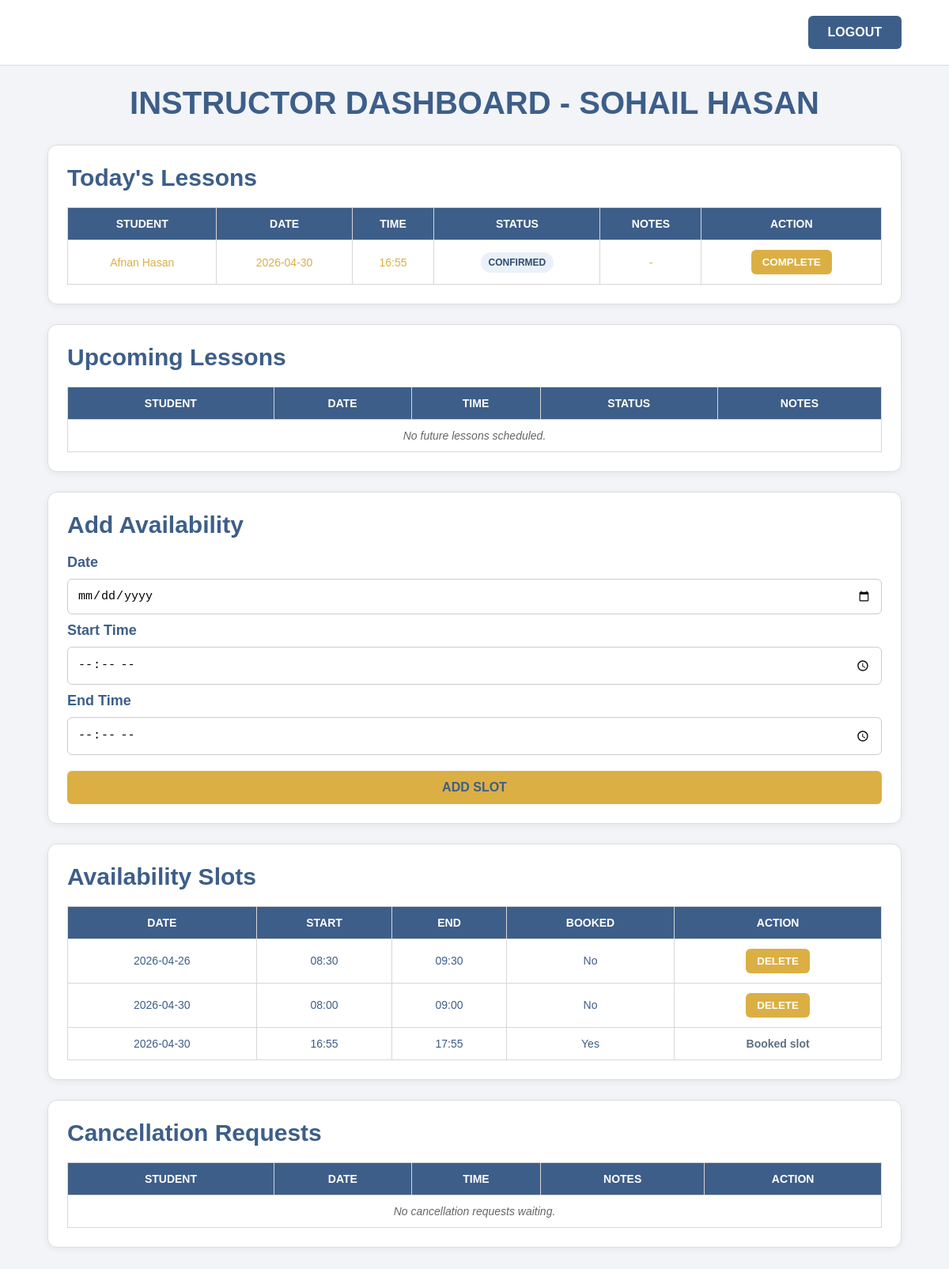
Screenshot of /instructor/dashboard.php?instructor_id=1 with the database file from the repository.
### tables this page shows
CREATE TABLE `users` (
  `user_id` int(11) NOT NULL,
  `name` varchar(100) NOT NULL,
  `email` varchar(100) NOT NULL,
  `password` varchar(100) NOT NULL,
  `phone_number` varchar(16) DEFAULT NULL,
  `license_type` enum('instructor','G1','G2','G') NOT NULL,
  `role` enum('student','instructor') NOT NULL
);

CREATE TABLE `bookings` (
  `ref_no` int(11) NOT NULL,
  `student_id` int(11) NOT NULL,
  `instructor_id` int(11) NOT NULL DEFAULT 1,
  `availability_id` int(11) NOT NULL,
  `booking_date` date NOT NULL,
  `booking_time` time NOT NULL,
  `status` enum('confirmed','cancelled','cancel_requested') NOT NULL,
  `notes` varchar(200) DEFAULT NULL
);

CREATE TABLE `availability` (
  `id` int(11) NOT NULL,
  `instructor_id` int(11) NOT NULL DEFAULT 1,
  `date` date NOT NULL,
  `start_time` time NOT NULL,
  `end_time` time NOT NULL,
  `is_booked` tinyint(1) NOT NULL DEFAULT 0
);

### instructor/dashboard.php (the view, shortened to what this page needs)
<?php
require_once __DIR__ . "/../config/connect.php";
function get_instructor_for_dashboard(PDO $dbh): array
{
    $instructor_id = filter_input(INPUT_GET, "instructor_id", FILTER_VALIDATE_INT);
    if ($instructor_id) {
        $statement = $dbh->prepare("SELECT `user_id`, `name`, `email` FROM `users` WHERE `user_id` = ? AND `role` = 'instructor'");
        $statement->execute([$instructor_id]);
        $instructor = $statement->fetch(PDO::FETCH_ASSOC);
        if ($instructor) {
            return $instructor;
        }
    }
    return [
        "user_id" => 1,
        "name" => "Instructor",
        "email" => ""
    ];
}
function get_today_lessons(PDO $dbh, int $instructor_id): array
{
    $statement = $dbh->prepare(
        "SELECT b.ref_no,
                student.name AS student_name,
                b.booking_date,
                b.booking_time,
                b.status,
                b.notes,
                a.end_time,
                (
                    SELECT COUNT(*)
                    FROM bookings b2
                    WHERE b2.student_id = b.student_id
                    AND b2.booking_date < b.booking_date
                ) AS previous_bookings
         FROM bookings b
         INNER JOIN users student ON b.student_id = student.user_id
         LEFT JOIN availability a ON b.availability_id = a.id
         WHERE b.instructor_id = ?
           AND b.booking_date = CURDATE()
           AND b.status <> 'cancelled'
         ORDER BY b.booking_time"
    );
    $statement->execute([$instructor_id]);
    return $statement->fetchAll(PDO::FETCH_ASSOC);
}
function get_upcoming_lessons(PDO $dbh, int $instructor_id): array
{
    $statement = $dbh->prepare(
        "SELECT b.ref_no,
                student.name AS student_name,
                b.booking_date,
                b.booking_time,
                b.status,
                b.notes,
                a.end_time,
                (
                    SELECT COUNT(*)
                    FROM bookings b2
                    WHERE b2.student_id = b.student_id
                      AND b2.booking_date < b.booking_date
                ) AS previous_bookings
         FROM bookings b
         INNER JOIN users student ON b.student_id = student.user_id
         LEFT JOIN availability a ON b.availability_id = a.id
         WHERE b.instructor_id = ?
           AND b.booking_date > CURDATE()
           AND b.status <> 'cancelled'
         ORDER BY b.booking_date, b.booking_time"
    );
    $statement->execute([$instructor_id]);
    return $statement->fetchAll(PDO::FETCH_ASSOC);
}
function get_instructor_availability(PDO $dbh, int $instructor_id): array
{
    $statement = $dbh->prepare(
        "SELECT id, date, start_time, end_time, is_booked
         FROM availability
         WHERE instructor_id = ?
         ORDER BY date, start_time"
    );
    $statement->execute([$instructor_id]);
    return $statement->fetchAll(PDO::FETCH_ASSOC);
}
function get_cancellation_requests(PDO $dbh, int $instructor_id): array
{
    $statement = $dbh->prepare(
        "SELECT b.ref_no,
                b.availability_id,
                student.name AS student_name,
                b.booking_date,
                b.booking_time,
                b.notes
         FROM bookings b
         INNER JOIN users student ON b.student_id = student.user_id
         WHERE b.instructor_id = ?
           AND b.status = 'cancel_requested'
         ORDER BY b.booking_date, b.booking_time"
    );
    $statement->execute([$instructor_id]);
    return $statement->fetchAll(PDO::FETCH_ASSOC);
}
function get_instructor_query_string(int $instructor_id): string
{
    return "?instructor_id=" . urlencode((string) $instructor_id);
}
$instructor = get_instructor_for_dashboard($dbh);
$today_lessons = get_today_lessons($dbh, (int) $instructor["user_id"]);
$upcoming_lessons = get_upcoming_lessons($dbh, (int) $instructor["user_id"]);
$availability_slots = get_instructor_availability($dbh, (int) $instructor["user_id"]);
$cancellation_requests = get_cancellation_requests($dbh, (int) $instructor["user_id"]);
$query_string = get_instructor_query_string((int) $instructor["user_id"]);
$today_date = date("Y-m-d");
$logout_path = file_exists(__DIR__ . "/../auth/logout.php") ? "../auth/logout.php" : "../index.html";
?>
<!DOCTYPE html>
<html lang="en">
<head>
    <link rel="stylesheet" href="../assets/css/landingPageStyle.css">
    <link rel="stylesheet" href="../assets/css/dashboardStyle.css">
</head>
<body>
    <div class="nav-container">
        <div class="nav-right">
            <a href="<?= htmlspecialchars($logout_path) ?>" class="blue-btn">LOGOUT</a>
        </div>
    </div>
    <h1 class="dashboard-title">INSTRUCTOR DASHBOARD - <?= htmlspecialchars(strtoupper($instructor["name"])) ?></h1>
    <section class="dashboard-grid">
        <div class="dashboard-card wide-card">
            <h2>Today's Lessons</h2>
            <table class="dashboard-table">
                <thead>
                    <tr>
                        <th>STUDENT</th>
                        <th>DATE</th>
                        <th>TIME</th>
                        <th>STATUS</th>
                        <th>NOTES</th>
                        <th>ACTION</th>
                    </tr>
                </thead>
                <tbody>
                    <?php if (count($today_lessons) === 0) { ?>
                        <tr>
                            <td colspan="6" class="empty-table-message">No lessons scheduled for today.</td>
                        </tr>
                    <?php } else { ?>
                        <?php foreach ($today_lessons as $lesson) { ?>
                            <tr class="<?= ((int)$lesson['previous_bookings'] === 0) ? 'first-time-student' : '' ?>">
                                <td><?= htmlspecialchars($lesson["student_name"]) ?></td>
                                <td><?= htmlspecialchars($lesson["booking_date"]) ?></td>
                                <td><?= htmlspecialchars(substr($lesson["booking_time"], 0, 5)) ?></td>
                                <td>
                                    <span class="status-badge status-<?= htmlspecialchars($lesson["status"]) ?>">
                                        <?= htmlspecialchars(str_replace("_", " ", strtoupper($lesson["status"]))) ?>
                                    </span>
                                </td>
                                <td><?= htmlspecialchars($lesson["notes"] ?: "-") ?></td>
                                <td>
                                    <?php if ($lesson["status"] === "confirmed") { ?>
                                        <form action="mark_complete.php<?= $query_string ?>" method="post"
                                            onsubmit="return confirm('Mark this lesson as completed?');">
                                            <button type="submit" class="table-action-btn delete-btn">
                                                COMPLETE
                                            </button>
                                        </form>
                                    <?php } elseif ($lesson["status"] === "completed") { ?>
                                        <span class="completed-label">Completed</span>
                                    <?php } else { ?>
                                        <span class="status-label">—</span>
                                    <?php } ?>
                                </td>
                            </tr>
                        <?php } ?>
                    <?php } ?>
                </tbody>
            </table>
        </div>
        <div class="dashboard-card wide-card">
            <h2>Upcoming Lessons</h2>
            <table class="dashboard-table">
                <thead>
                    <tr>
                        <th>STUDENT</th>
                        <th>DATE</th>
                        <th>TIME</th>
                        <th>STATUS</th>
                        <th>NOTES</th>
                    </tr>
                </thead>
                <tbody>
                    <?php if (count($upcoming_lessons) === 0) { ?>
                        <tr>
                            <td colspan="5" class="empty-table-message">No future lessons scheduled.</td>
                        </tr>
                    <?php } ?>
                </tbody>
            </table>
        </div>
        <div class="dashboard-card form-card">
            <h2>Add Availability</h2>
            <form action="add_availability.php<?= $query_string ?>" method="post" class="dashboard-form">
                <label for="availability_date">Date</label>
                <input type="date" id="availability_date" name="availability_date" min="<?= htmlspecialchars($today_date) ?>" required>
                <label for="start_time">Start Time</label>
                <input type="time" id="start_time" name="start_time" required>
                <label for="end_time">End Time</label>
                <input type="time" id="end_time" name="end_time" required>
                <button type="submit" class="yellow-btn full-width-btn">ADD SLOT</button>
            </form>
        </div>
        <div class="dashboard-card wide-card">
            <h2>Availability Slots</h2>
            <table class="dashboard-table">
                <thead>
                    <tr>
                        <th>DATE</th>
                        <th>START</th>
                        <th>END</th>
                        <th>BOOKED</th>
                        <th>ACTION</th>
                    </tr>
                </thead>
                <tbody>
                    <?php if (count($availability_slots) === 0) { ?>
                        <tr>
                            <td colspan="5" class="empty-table-message">No availability slots added yet.</td>
                        </tr>
                    <?php } else { ?>
                        <?php foreach ($availability_slots as $slot) { ?>
                            <tr>
                                <td><?= htmlspecialchars($slot["date"]) ?></td>
                                <td><?= htmlspecialchars(substr($slot["start_time"], 0, 5)) ?></td>
                                <td><?= htmlspecialchars(substr($slot["end_time"], 0, 5)) ?></td>
                                <td><?= $slot["is_booked"] ? "Yes" : "No" ?></td>
                                <td>
                                    <?php if ((int) $slot["is_booked"] === 0) { ?>
                                        <form action="delete_availability.php<?= $query_string ?>" method="post" class="inline-form" onsubmit="return confirm('Delete this availability slot?');">
                                            <button type="submit" class="table-action-btn delete-btn">DELETE</button>
                                        </form>
                                    <?php } else { ?>
                                        <span class="pending-label">Booked slot</span>
                                    <?php } ?>
                                </td>
                            </tr>
                        <?php } ?>
                    <?php } ?>
                </tbody>
            </table>
        </div>
        <div class="dashboard-card wide-card">
            <h2>Cancellation Requests</h2>
            <table class="dashboard-table">
                <thead>
                    <tr>
                        <th>STUDENT</th>
                        <th>DATE</th>
                        <th>TIME</th>
                        <th>NOTES</th>
                        <th>ACTION</th>
                    </tr>
                </thead>
                <tbody>
                    <?php if (count($cancellation_requests) === 0) { ?>
                        <tr>
                            <td colspan="5" class="empty-table-message">No cancellation requests waiting.</td>
                        </tr>
                    <?php } ?>
                </tbody>
            </table>
        </div>
    </section>
</body>
</html>

### assets/css/landingPageStyle.css (style rules this page uses)
* { margin: 0; padding: 0; box-sizing: border-box; }
body { font-family: Arial, Helvetica, sans-serif; background-color: #f2f4f7; color: #3d5e89; font-size: 18px; }
.nav-container { display: flex; justify-content: space-between; align-items: center; padding: 20px 60px; background-color: white; border-bottom: 1px solid #ddd; }
.yellow-btn { background-color: #dbaf44; color: #3d5e89; border: none; padding: 10px 20px; border-radius: 6px; font-weight: bold; cursor: pointer; }
.blue-btn { background-color: #3d5e89; color: white; border: none; padding: 10px 20px; border-radius: 6px; font-weight: bold; cursor: pointer; }
.yellow-btn { background-color: #dbaf44; color: #3d5e89; border: none; padding: 12px 25px; font-size: 16px; border-radius: 6px; cursor: pointer; font-weight: bold; text-decoration: none; display: inline-block; }
.blue-btn { background-color: #3d5e89; color: white; border: none; padding: 12px 25px; font-size: 16px; border-radius: 6px; cursor: pointer; font-weight: bold; text-decoration: none; display: inline-block; }
h2 { margin-bottom: 10px; }

### assets/css/dashboardStyle.css (style rules this page uses)
.dashboard-title { text-align: center; font-size: 40px; color: #3d5e89; margin-top: 25px; margin-bottom: 30px; padding: 0 20px; }
.dashboard-grid { width: 90%; max-width: 1300px; margin: 0 auto 50px auto; display: grid; grid-template-columns: repeat(2, minmax(0, 1fr)); gap: 25px; }
.dashboard-card { background-color: white; border: 1px solid #dddddd; border-radius: 12px; padding: 24px; box-shadow: 0 2px 8px rgba(0, 0, 0, 0.06); }
.dashboard-card h2 { font-size: 30px; color: #3d5e89; margin-bottom: 20px; }
.wide-card { grid-column: span 2; }
.form-card { grid-column: 1 / -1; width: 100%; justify-self: center; }
.dashboard-table { width: 100%; border-collapse: collapse; }
.dashboard-table th, .dashboard-table td { border: 1px solid #d7d7d7; text-align: center; padding: 12px 10px; font-size: 14px; }
.dashboard-table th { background-color: #3d5e89; color: white; }
.dashboard-table td { background-color: #ffffff; }
.empty-table-message { color: #666666; font-style: italic; padding: 18px; }
.dashboard-form { display: flex; flex-direction: column; gap: 10px; }
.dashboard-form label { font-weight: bold; color: #3d5e89; }
.dashboard-form input { padding: 12px; border: 1px solid #cccccc; border-radius: 6px; font-size: 15px; }
.full-width-btn { width: 100%; text-align: center; margin-top: 10px; }
.inline-form { margin: 0; }
.table-action-btn { border: none; border-radius: 6px; padding: 8px 14px; font-weight: bold; cursor: pointer; }
.delete-btn { background-color: #dbaf44; color: white; }
.completed-label, .pending-label, .cancelled-label { font-weight: bold; color: #5f6f82; }
.status-badge { display: inline-block; padding: 6px 10px; border-radius: 999px; font-size: 12px; font-weight: bold; }
.status-confirmed { background-color: #eaf1f8; color: #2f4c70; }
.first-time-student { color: #dbaf44; }

### rows the page displays
users: name "SOHAIL HASAN"
bookings: users.name "Afnan Hasan", booking_date "2026-04-30", booking_time "16:55", status "CONFIRMED", notes "-"
availability: date "2026-04-26", start_time "08:30", end_time "09:30", is_booked "No"
availability: date "2026-04-30", start_time "08:00", end_time "09:00", is_booked "No"
availability: date "2026-04-30", start_time "16:55", end_time "17:55", is_booked "Yes"
